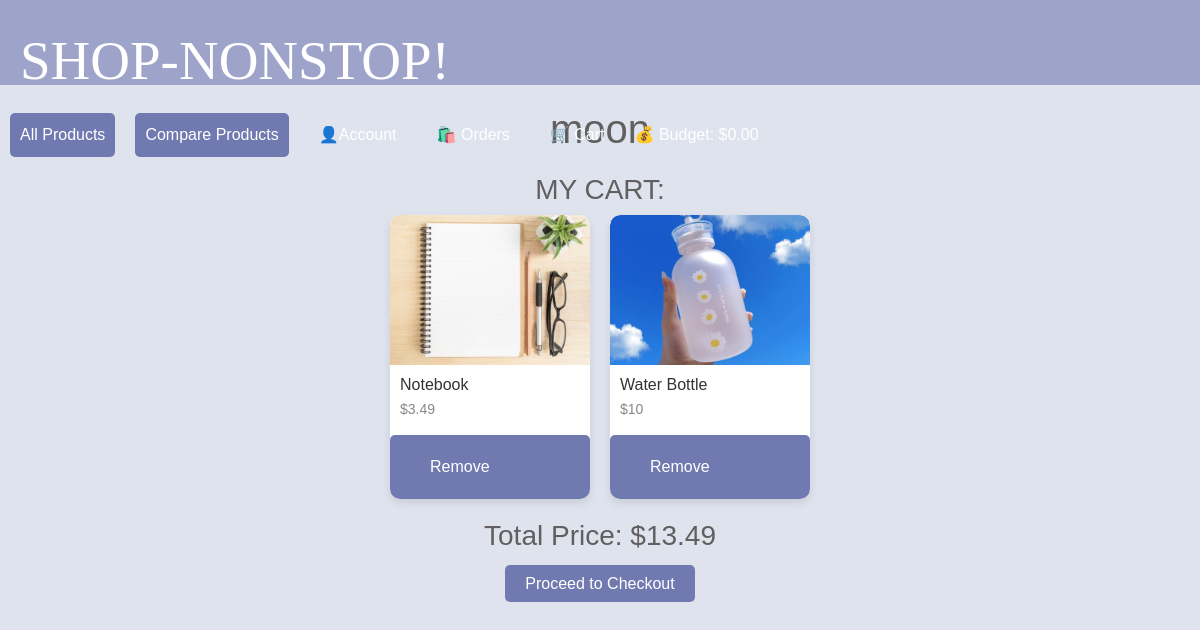
/cart (signed in), run on the app's committed database.
### app/models.py (models this page shows, shortened)
class User(db.Model):
    id = db.Column(db.Integer, primary_key=True)
    username = db.Column(db.String(80), unique=True, nullable=False)
    email = db.Column(db.String(120), unique=True, nullable=False)
    password = db.Column(db.String(80), nullable=False)
    points = db.Column(db.Integer, default=0)
    vouchers = db.relationship('Voucher', secondary=user_vouchers,
                               backref=db.backref('users', lazy='dynamic'))
    friends = relationship(
        'User',
        secondary='friendship',
        primaryjoin=id == Friendship.user_id,
        secondaryjoin=id == Friendship.friend_id,
        backref='friend_of'
    )

class Items(db.Model):
    __tablename__ = 'item'
    Item_ID = db.Column(db.String(80),unique=True, primary_key=True)
    sku = db.Column(db.String(80), unique=True, nullable=False)
    name = db.Column(db.String(120), unique=True, nullable=False)
    price = db.Column(db.Integer, nullable=False)
    item_desc = db.Column(db.String(255), nullable=False)
    category = db.Column(db.String(255), nullable=False)
    stock = db.Column(db.Integer, nullable=False)
    item_star = db.Column(db.Integer, nullable=False)
    itme_sizes = db.Column(db.String(120),  nullable=True)
    color = db.Column(db.String(120), nullable=False)
    pic = db.Column(db.Text)

### app/routes.py (the view)
@app.route('/cart')
def cart():
    username = session.get('username')
    if username:
            user = User.query.filter_by(username=username).first()
            cart_items = Cart.query.filter_by(user_id=user.id).all()
            item_ids = [item.item_id for item in cart_items]
            cart_products = Items.query.filter(Items.Item_ID.in_(item_ids)).all()
            total_price = round(sum([(item.price) for item in cart_products]), 2)
            return render_template('cart.html', username=username,cart_products=cart_products,total_price=total_price)
    else:
            return redirect(url_for('login'))

### app/templates/cart.html (shortened to what this page needs)
{% extends 'base.html' %}
{% block content %}
<div class="content">
    <div class="total-price-container">
        <h1>{{username}}</h1>
    </div>
    <div class="total-price-container">
        <h3>MY CART:</h3>
    </div>
    <div class="products-container">
        {% for item in cart_products %}
        <div class="product-section">
            <div class="product">
                <img src="{{ item.pic }}" alt="Product Image" class="product-image">
                <div class="product-details">
                    <h3>{{ item.name }}</h3>
                    <p>${{ item.price }}</p>
                </div>
                <div class="all-products-button">
                    <form action="{{ url_for('remove_from_cart', item_id=item.Item_ID) }}" method="POST">
                        <button type="submit" class="all-products-button">Remove</button>
                    </form>
                </div>
            </div>
        </div>
        {% endfor %}
    </div>
    <div class="total-price-container">
        <h3>Total Price: ${{ total_price }}</h3>
    </div>
    {% if cart_products %}
    <div class="total-price-container">
        <a href="{{ url_for('checkout') }}" class="all-products-button">Proceed to Checkout</a>
    </div>
    {% else %}
    <div class="total-price-container">
        <p>Cart is empty.</p>
    </div>
    {% endif %}
</div>
{% endblock %}

### app/templates/base.html (style rules this page uses)
body { margin: 0; font-family: Font1,Arial, sans-serif; background-color: #dfe3ee; color: #615f5f; }
.all-products-button { padding: 10px 20px; background-color: #707ab0; color: white; border: none; border-radius: 5px; text-decoration: none; cursor: pointer; transition: background-color 0.3s ease; }

### app/templates/cart.html (style rules this page uses)
.products-container { display: flex; flex-wrap: wrap; gap: 20px; justify-content: center; }
.product-section { background-color: #ffffff; border-radius: 10px; box-shadow: 0 4px 8px rgba(0, 0, 0, 0.1); overflow: hidden; transition: transform 0.3s ease; width: 200px; }
.product-details { padding: 10px; }
.product-details h3 { margin: 0; font-size: 16px; color: #333; }
.product-details p { margin: 5px 0; font-size: 14px; color: #888; }
.product-image { width: 100%; height: 150px; object-fit: cover; border-radius: 10px 10px 0 0; }
.total-price-container { text-align: center; margin-top: 20px; }

### data on the page
User: username "moon"
Items: shows a picture, name "Notebook", price "3.49"
Items: shows a picture, name "Water Bottle", price "10"

### other printed values
{{ session.get('budget', '0.00') }} "0.00"
{{ total_price }} "13.49"
